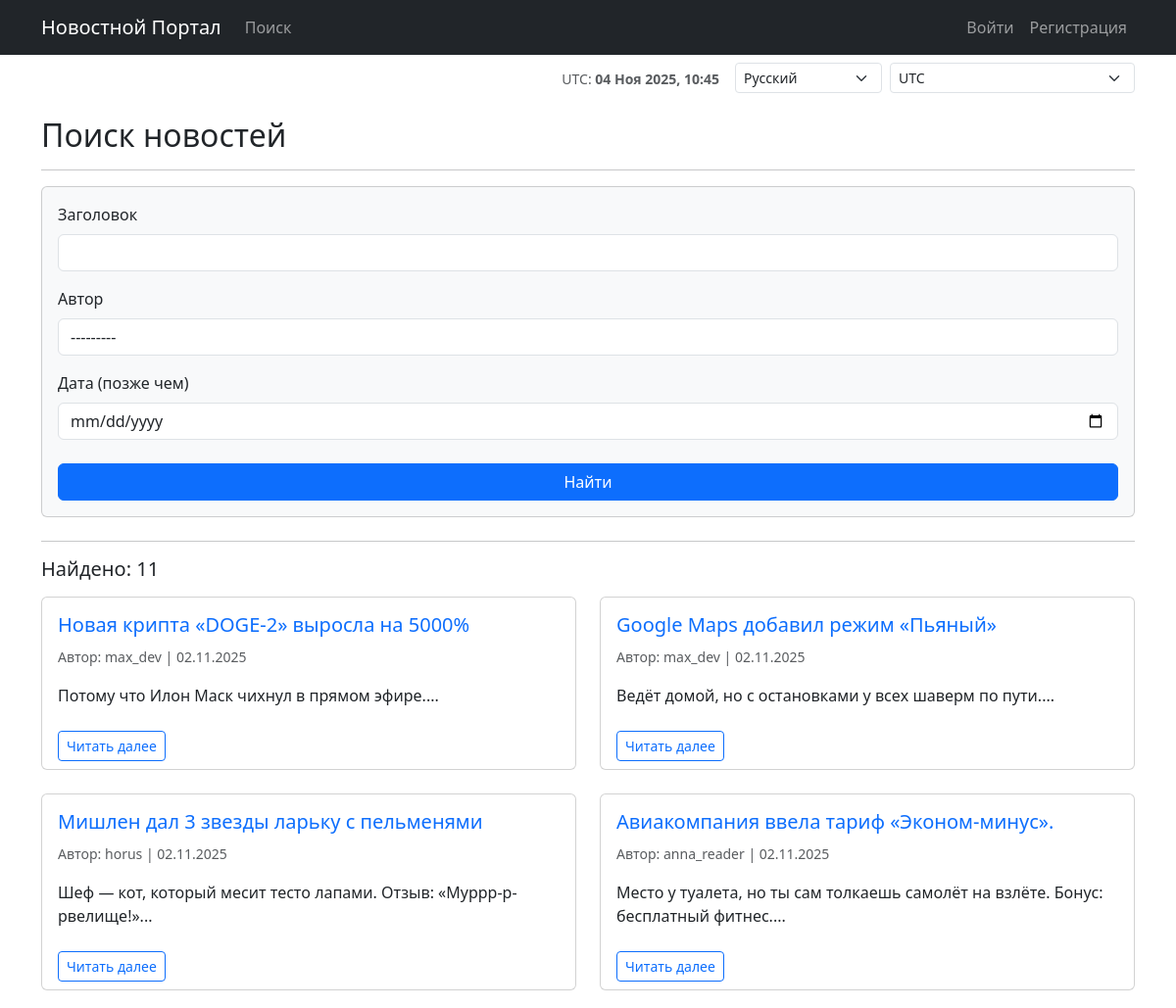
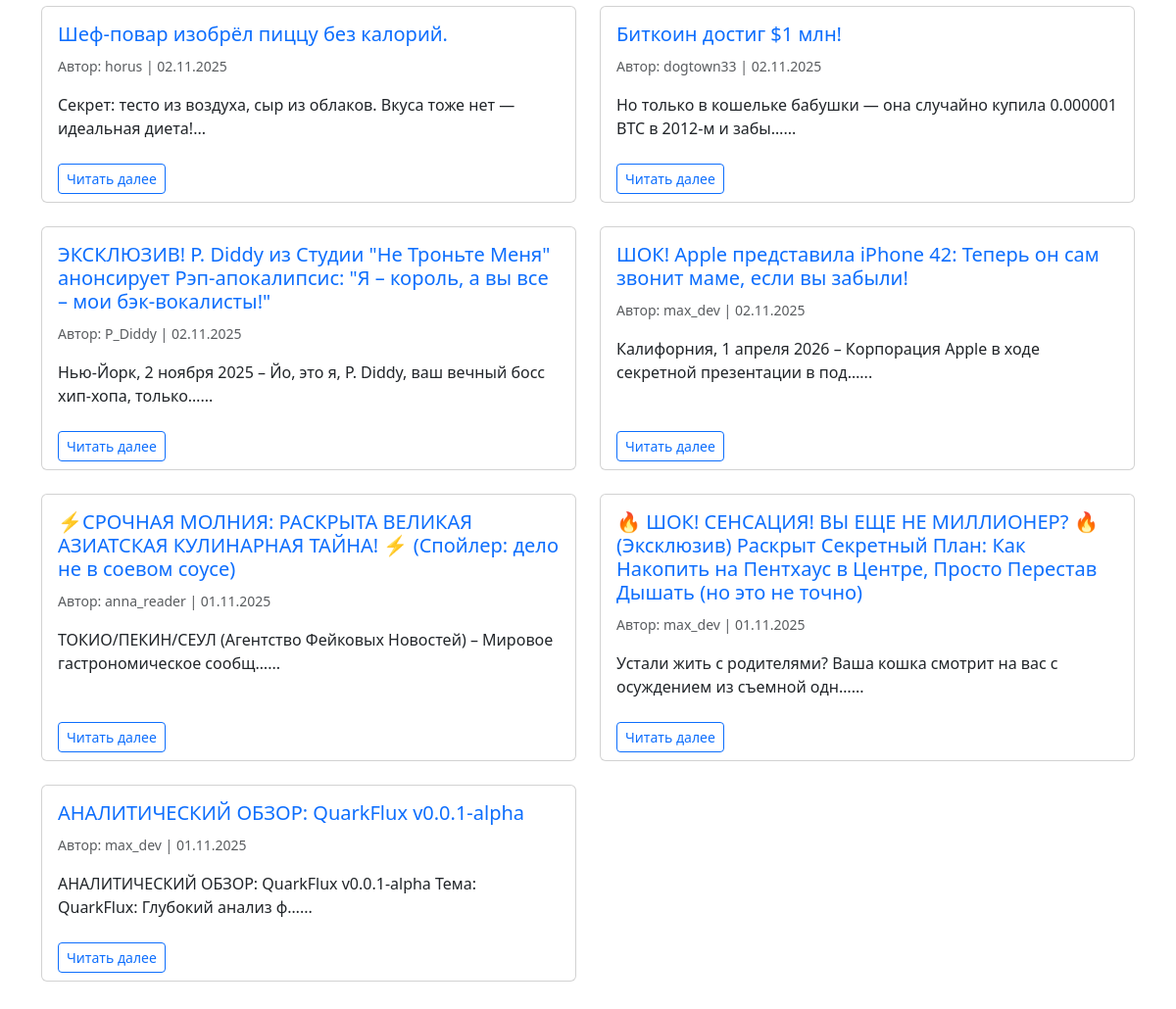
The app's page /news/search/ with its own data (2 pictures, top to bottom).
### news/models.py (models this page shows, shortened)
class Post(models.Model):
    ARTICLE = 'article'
    NEWS = 'news'
    POST_TYPES = [
        (ARTICLE, _('Article')),
        (NEWS, _('News')),
    ]
    author = models.ForeignKey(Author, on_delete=models.CASCADE, verbose_name=_('Author'))
    post_type = models.CharField(
        max_length=10,
        choices=POST_TYPES,
        default=ARTICLE,
        verbose_name=_('Post Type')
    )
    created_at = models.DateTimeField(auto_now_add=True, verbose_name=_('Created At'))
    categories = models.ManyToManyField(
        Category,
        through='PostCategory',
        verbose_name=_('Categories')
    )
    title = models.CharField(max_length=255, verbose_name=_('Title'))
    text = models.TextField(verbose_name=_('Text'))
    rating = models.IntegerField(default=0, verbose_name=_('Rating'))
    def get_absolute_url(self):
        return reverse('post_detail', args=[str(self.pk)])

class Author(models.Model):
    user = models.OneToOneField(User, on_delete=models.CASCADE, verbose_name=_('User'))
    rating = models.IntegerField(default=0, verbose_name=_('Rating'))
    def __str__(self):
        return self.user.username

### news/views.py (the view)
# urls.py: path('search/', PostSearch.as_view(), name='post_search'),
@method_decorator(cache_page(60), name='dispatch')
class PostSearch(ListView):
    model = Post
    ordering = ['-created_at']
    template_name = 'news/post_search.html'
    context_object_name = 'posts'
    def get_queryset(self):
        queryset = super().get_queryset()
        self.filterset = PostFilter(self.request.GET, queryset)
        return self.filterset.qs
    def get_context_data(self, **kwargs):
        context = super().get_context_data(**kwargs)
        context['filter'] = self.filterset
        return context

### news/context_processors.py (called while the page is built)
def timezones(request):
    return {
        'common_timezones': pytz.common_timezones,
        'current_time': timezone.now()
    }

### news/templatetags/custom_filters.py (called while the page is built)
@register.filter()
def censor(value):
    if not isinstance(value, str):
        raise TypeError(f"Фильтр 'censor' применяется только к строкам, а не к {type(value)}")
    pattern = r'\b(' + '|'.join(BAD_WORDS) + r')\b'
    def replace_match(match):
        word = match.group(0)
        return word[0] + '*' * (len(word) - 1)
    censored_value = re.sub(pattern, replace_match, value, flags=re.IGNORECASE)
    return censored_value

@register.filter(name='addclass')
def addclass(field, css_class):
    if hasattr(field, 'field') and hasattr(field.field, 'widget'):
        if field.field.widget.__class__.__name__ == 'HiddenInput':
            return field
        return field.as_widget(attrs={'class': css_class})
    return field

### templates/news/post_search.html (shortened to what this page needs)
{% extends "default.html" %}
{% load custom_filters i18n %}
{% block content %}
    <h2>{% trans "Поиск новостей" %}</h2>
    <hr>
    <form method="GET">
        <div class="card card-body bg-light mb-4">
            <div class="mb-3">
                <label for="{{ filter.form.title.id_for_label }}" class="form-label">
                    {% trans "Заголовок" %}
                </label>
                {{ filter.form.title|addclass:"form-control" }}
            </div>
            <div class="mb-3">
                <label for="{{ filter.form.author.id_for_label }}" class="form-label">
                    {% trans "Автор" %}
                </label>
                {{ filter.form.author|addclass:"form-control" }}
            </div>
            <div class="mb-3">
                <label for="{{ filter.form.created_after.id_for_label }}" class="form-label">
                    {% trans "Дата (позже чем)" %}
                </label>
                {{ filter.form.created_after|addclass:"form-control" }}
            </div>
            <button type="submit" class="btn btn-primary mt-2">{% trans "Найти" %}</button>
        </div>
    </form>
    <hr>
    {% if posts %}
        <h5 class="mb-3">{% trans "Найдено:" %} {{ posts|length }}</h5>
        <div class="row">
            {% for post in posts %}
            <div class="col-md-6 mb-4">
                <div class="card h-100">
                    <div class="card-body">
                        <h5 class="card-title">
                            <a href="{{ post.get_absolute_url }}" class="text-decoration-none">
                                {{ post.title|censor }}
                            </a>
                        </h5>
                        <small class="card-subtitle mb-2 text-muted">
                            {% trans "Автор:" %} {{ post.author.user.username }} | {{ post.created_at|date:"d.m.Y" }}
                        </small>
                        <p class="card-text mt-3">
                            {{ post.text|censor|striptags|truncatechars:80 }}...
                        </p>
                    </div>
                    <div class="card-footer bg-transparent border-top-0">
                        <a href="{{ post.get_absolute_url }}" class="btn btn-outline-primary btn-sm">
                            {% trans "Читать далее" %}
                        </a>
                    </div>
                </div>
            </div>
            {% endfor %}
        </div>
    {% else %}
        {% if filter.form.is_bound %}
            <p>{% trans "По вашему запросу ничего не найдено." %}</p>
        {% else %}
            <p>{% trans "Задайте критерии поиска, чтобы начать." %}</p>
        {% endif %}
    {% endif %}
{% endblock content %}

### records on screen
Post: title|censor "Новая крипта «DOGE-2» выросла на 5000%", author.user.username "max_dev", created_at "02.11.2025", text|censor "Потому что Илон Маск чихнул в прямом эфире."
Post: title|censor "Google Maps добавил режим «Пьяный»", author.user.username "max_dev", created_at "02.11.2025", text|censor "Ведёт домой, но с остановками у всех шаверм по пути."
Post: title|censor "Мишлен дал 3 звезды ларьку с пельменями", author.user.username "horus", created_at "02.11.2025", text|censor "Шеф — кот, который месит тесто лапами. Отзыв: «Муррр-р-рвелище!»"
Post: title|censor "Авиакомпания ввела тариф «Эконом-минус».", author.user.username "anna_reader", created_at "02.11.2025", text|censor "Место у туалета, но ты сам толкаешь самолёт на взлёте. Бонус: бесплатный фитнес."
Post: title|censor "Шеф-повар изобрёл пиццу без калорий.", author.user.username "horus", created_at "02.11.2025", text|censor "Секрет: тесто из воздуха, сыр из облаков. Вкуса тоже нет — идеальная диета!"
Post: title|censor "Биткоин достиг $1 млн!", author.user.username "dogtown33", created_at "02.11.2025", text|censor "Но только в кошельке бабушки — она случайно купила 0.000001 BTC в 2012-м и забы…"
Post: title|censor "ЭКСКЛЮЗИВ! P. Diddy из Студии \"Не Троньте Меня\" анонсирует Рэп-апокалипсис: \"Я – король, а вы все – мои бэк-вокалисты!\"", author.user.username "P_Diddy", created_at "02.11.2025", text|censor "Нью-Йорк, 2 ноября 2025 – Йо, это я, P. Diddy, ваш вечный босс хип-хопа, только…"
Post: title|censor "ШОК! Apple представила iPhone 42: Теперь он сам звонит маме, если вы забыли!", author.user.username "max_dev", created_at "02.11.2025", text|censor "Калифорния, 1 апреля 2026 – Корпорация Apple в ходе секретной презентации в под…"
Post: title|censor "⚡️СРОЧНАЯ МОЛНИЯ: РАСКРЫТА ВЕЛИКАЯ АЗИАТСКАЯ КУЛИНАРНАЯ ТАЙНА! ⚡️ (Спойлер: дело не в соевом соусе)", author.user.username "anna_reader", created_at "01.11.2025", text|censor "ТОКИО/ПЕКИН/СЕУЛ (Агентство Фейковых Новостей) – Мировое гастрономическое сообщ…"
Post: title|censor "🔥 ШОК! СЕНСАЦИЯ! ВЫ ЕЩЕ НЕ МИЛЛИОНЕР? 🔥 (Эксклюзив) Раскрыт Секретный План: Как Накопить на Пентхаус в Центре, Просто Перестав Дышать (но это не точно)", author.user.username "max_dev", created_at "01.11.2025", text|censor "Устали жить с родителями? Ваша кошка смотрит на вас с осуждением из съемной одн…"
Post: title|censor "АНАЛИТИЧЕСКИЙ ОБЗОР: QuarkFlux v0.0.1-alpha", author.user.username "max_dev", created_at "01.11.2025", text|censor "АНАЛИТИЧЕСКИЙ ОБЗОР: QuarkFlux v0.0.1-alpha Тема: QuarkFlux: Глубокий анализ ф…"

### other values on screen
{{ TIME_ZONE }} "UTC"
{{ posts|length }} "11"
form field language "Русский"
form field timezone "UTC"
